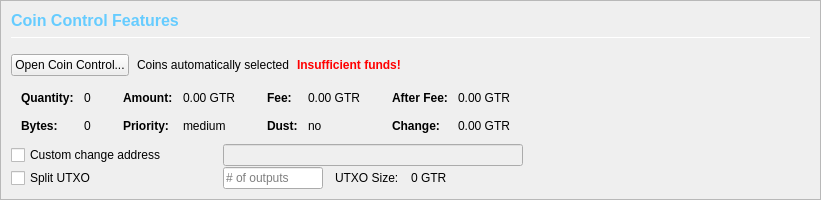
         <widget class="QFrame" name="frameCoinControl">
          <property name="sizePolicy">
           <sizepolicy hsizetype="Expanding" vsizetype="Expanding">
            <horstretch>0</horstretch>
            <verstretch>0</verstretch>
           </sizepolicy>
          </property>
          <property name="maximumSize">
           <size>
            <width>16777215</width>
            <height>16777215</height>
           </size>
          </property>
          <property name="frameShape">
           <enum>QFrame::StyledPanel</enum>
          </property>
          <property name="frameShadow">
           <enum>QFrame::Sunken</enum>
          </property>
          <layout class="QVBoxLayout" name="verticalLayoutCoinControl2">
           <property name="spacing">
            <number>0</number>
           </property>
           <property name="leftMargin">
            <number>0</number>
           </property>
           <property name="topMargin">
            <number>0</number>
           </property>
           <property name="rightMargin">
            <number>0</number>
           </property>
           <property name="bottomMargin">
            <number>0</number>
           </property>
           <item>
            <widget class="QFrame" name="frameCoinControl_BG">
             <layout class="QVBoxLayout" name="verticalLayoutCoinControl" stretch="0,0,0,0,0,0">
              <property name="spacing">
               <number>1</number>
              </property>
              <property name="leftMargin">
               <number>10</number>
              </property>
              <property name="topMargin">
               <number>10</number>
              </property>
              <item>
               <layout class="QHBoxLayout" name="horizontalLayoutCoinControl1">
                <property name="bottomMargin">
                 <number>15</number>
                </property>
                <item>
                 <layout class="QVBoxLayout" name="verticalLayout_3">
                  <property name="spacing">
                   <number>6</number>
                  </property>
                  <item>
                   <widget class="QLabel" name="labelCoinControlFeatures">
                    <property name="sizePolicy">
                     <sizepolicy hsizetype="Preferred" vsizetype="Maximum">
                      <horstretch>0</horstretch>
                      <verstretch>0</verstretch>
                     </sizepolicy>
                    </property>
                    <property name="minimumSize">
                     <size>
                      <width>0</width>
                      <height>20</height>
                     </size>
                    </property>
                    <property name="font">
                     <font>
                      <pointsize>12</pointsize>
                      <weight>75</weight>
                      <bold>true</bold>
                     </font>
                    </property>
                    <property name="styleSheet">
                     <string notr="true">font-weight:bold;</string>
                    </property>
                    <property name="text">
                     <string>&lt;html&gt;&lt;head/&gt;&lt;body&gt;&lt;p&gt;&lt;span style=&quot; color:#66ccff;&quot;&gt;Coin Control Features&lt;/span&gt;&lt;/p&gt;&lt;/body&gt;&lt;/html&gt;</string>
                    </property>
                   </widget>
                  </item>
                  <item>
                   <widget class="Line" name="line">
                    <property name="minimumSize">
                     <size>
                      <width>0</width>
                      <height>1</height>
                     </size>
                    </property>
                    <property name="maximumSize">
                     <size>
                      <width>16777215</width>
                      <height>1</height>
                     </size>
                    </property>
                    <property name="orientation">
                     <enum>Qt::Horizontal</enum>
                    </property>
                   </widget>
                  </item>
                 </layout>
                </item>
               </layout>
              </item>
              <item>
               <layout class="QHBoxLayout" name="horizontalLayoutCoinControl2" stretch="0,0,0,0">
                <property name="spacing">
                 <number>8</number>
                </property>
                <property name="bottomMargin">
                 <number>10</number>
                </property>
                <item>
                 <widget class="QPushButton" name="pushButtonCoinControl">
                  <property name="styleSheet">
                   <string notr="true"/>
                  </property>
                  <property name="text">
                   <string>Open Coin Control...</string>
                  </property>
                  <property name="autoDefault">
                   <bool>false</bool>
                  </property>
                 </widget>
                </item>
                <item>
                 <widget class="QLabel" name="labelCoinControlAutomaticallySelected">
                  <property name="text">
                   <string>Coins automatically selected</string>
                  </property>
                  <property name="margin">
                   <number>5</number>
                  </property>
                 </widget>
                </item>
                <item>
                 <widget class="QLabel" name="labelCoinControlInsuffFunds">
                  <property name="font">
                   <font>
                    <weight>75</weight>
                    <bold>true</bold>
                   </font>
                  </property>
                  <property name="styleSheet">
                   <string notr="true">color:red;font-weight:bold;</string>
                  </property>
                  <property name="text">
                   <string>Insufficient funds!</string>
                  </property>
                  <property name="margin">
                   <number>5</number>
                  </property>
                 </widget>
                </item>
                <item>
                 <spacer name="horizontalSpacerCoinControl">
                  <property name="orientation">
                   <enum>Qt::Horizontal</enum>
                  </property>
                  <property name="sizeHint" stdset="0">
                   <size>
                    <width>40</width>
                    <height>1</height>
                   </size>
                  </property>
                 </spacer>
                </item>
               </layout>
              </item>
              <item>
               <widget class="QWidget" name="widgetCoinControl" native="true">
                <property name="sizePolicy">
                 <sizepolicy hsizetype="Preferred" vsizetype="Preferred">
                  <horstretch>0</horstretch>
                  <verstretch>0</verstretch>
                 </sizepolicy>
                </property>
                <property name="minimumSize">
                 <size>
                  <width>0</width>
                  <height>0</height>
                 </size>
                </property>
                <property name="styleSheet">
                 <string notr="true"/>
                </property>
                <layout class="QHBoxLayout" name="horizontalLayoutCoinControl5">
                 <property name="leftMargin">
                  <number>0</number>
                 </property>
                 <property name="topMargin">
                  <number>0</number>
                 </property>
                 <property name="rightMargin">
                  <number>0</number>
                 </property>
                 <property name="bottomMargin">
                  <number>0</number>
                 </property>
                 <item>
                  <layout class="QHBoxLayout" name="horizontalLayoutCoinControl3" stretch="0,0,0,1">
                   <property name="spacing">
                    <number>20</number>
                   </property>
                   <property name="topMargin">
                    <number>0</number>
                   </property>
                   <property name="bottomMargin">
                    <number>10</number>
                   </property>
                   <item>
                    <layout class="QFormLayout" name="formLayoutCoinControl1">
                     <property name="horizontalSpacing">
                      <number>10</number>
                     </property>
                     <property name="verticalSpacing">
                      <number>14</number>
                     </property>
                     <property name="leftMargin">
                      <number>10</number>
                     </property>
                     <property name="topMargin">
                      <number>4</number>
                     </property>
                     <property name="rightMargin">
                      <number>6</number>
                     </property>
                     <item row="0" column="0">
                      <widget class="QLabel" name="labelCoinControlQuantityText">
                       <property name="font">
                        <font>
                         <weight>75</weight>
                         <bold>true</bold>
                        </font>
                       </property>
                       <property name="text">
                        <string>Quantity:</string>
                       </property>
                       <property name="margin">
                        <number>0</number>
                       </property>
                      </widget>
                     </item>
                     <item row="0" column="1">
                      <widget class="QLabel" name="labelCoinControlQuantity">
                       <property name="cursor">
                        <cursorShape>IBeamCursor</cursorShape>
                       </property>
                       <property name="contextMenuPolicy">
                        <enum>Qt::ActionsContextMenu</enum>
                       </property>
                       <property name="text">
                        <string notr="true">0</string>
                       </property>
                       <property name="margin">
                        <number>0</number>
                       </property>
                       <property name="textInteractionFlags">
                        <set>Qt::LinksAccessibleByMouse|Qt::TextSelectableByKeyboard|Qt::TextSelectableByMouse</set>
                       </property>
                      </widget>
                     </item>
                     <item row="1" column="0">
                      <widget class="QLabel" name="labelCoinControlBytesText">
                       <property name="font">
                        <font>
                         <weight>75</weight>
                         <bold>true</bold>
                        </font>
                       </property>
                       <property name="text">
                        <string>Bytes:</string>
                       </property>
                      </widget>
                     </item>
                     <item row="1" column="1">
                      <widget class="QLabel" name="labelCoinControlBytes">
                       <property name="cursor">
                        <cursorShape>IBeamCursor</cursorShape>
                       </property>
                       <property name="contextMenuPolicy">
                        <enum>Qt::ActionsContextMenu</enum>
                       </property>
                       <property name="text">
                        <string notr="true">0</string>
                       </property>
                       <property name="textInteractionFlags">
                        <set>Qt::LinksAccessibleByMouse|Qt::TextSelectableByKeyboard|Qt::TextSelectableByMouse</set>
                       </property>
                      </widget>
                     </item>
                    </layout>
                   </item>
                   <item>
                    <layout class="QFormLayout" name="formLayoutCoinControl2">
                     <property name="horizontalSpacing">
                      <number>10</number>
                     </property>
                     <property name="verticalSpacing">
                      <number>14</number>
                     </property>
                     <property name="leftMargin">
                      <number>6</number>
                     </property>
                     <property name="topMargin">
                      <number>4</number>
                     </property>
                     <property name="rightMargin">
                      <number>6</number>
                     </property>
                     <item row="0" column="0">
                      <widget class="QLabel" name="labelCoinControlAmountText">
                       <property name="font">
                        <font>
                         <weight>75</weight>
                         <bold>true</bold>
                        </font>
                       </property>
                       <property name="text">
                        <string>Amount:</string>
                       </property>
                       <property name="margin">
                        <number>0</number>
                       </property>
                      </widget>
                     </item>
                     <item row="0" column="1">
                      <widget class="QLabel" name="labelCoinControlAmount">
                       <property name="cursor">
                        <cursorShape>IBeamCursor</cursorShape>
                       </property>
                       <property name="contextMenuPolicy">
                        <enum>Qt::ActionsContextMenu</enum>
                       </property>
                       <property name="text">
                        <string notr="true">0.00 GTR</string>
                       </property>
                       <property name="textInteractionFlags">
                        <set>Qt::LinksAccessibleByMouse|Qt::TextSelectableByKeyboard|Qt::TextSelectableByMouse</set>
                       </property>
                      </widget>
                     </item>
                     <item row="1" column="0">
                      <widget class="QLabel" name="labelCoinControlPriorityText">
                       <property name="font">
                        <font>
                         <weight>75</weight>
                         <bold>true</bold>
                        </font>
                       </property>
                       <property name="text">
                        <string>Priority:</string>
                       </property>
                      </widget>
                     </item>
                     <item row="1" column="1">
                      <widget class="QLabel" name="labelCoinControlPriority">
                       <property name="cursor">
                        <cursorShape>IBeamCursor</cursorShape>
                       </property>
                       <property name="contextMenuPolicy">
                        <enum>Qt::ActionsContextMenu</enum>
                       </property>
                       <property name="text">
                        <string>medium</string>
                       </property>
                       <property name="textInteractionFlags">
                        <set>Qt::LinksAccessibleByMouse|Qt::TextSelectableByKeyboard|Qt::TextSelectableByMouse</set>
                       </property>
                      </widget>
                     </item>
                    </layout>
                   </item>
                   <item>
                    <layout class="QFormLayout" name="formLayoutCoinControl3">
                     <property name="horizontalSpacing">
                      <number>10</number>
                     </property>
                     <property name="verticalSpacing">
                      <number>14</number>
                     </property>
                     <property name="leftMargin">
                      <number>6</number>
                     </property>
                     <property name="topMargin">
                      <number>4</number>
                     </property>
                     <property name="rightMargin">
                      <number>6</number>
                     </property>
                     <item row="0" column="0">
                      <widget class="QLabel" name="labelCoinControlFeeText">
                       <property name="font">
                        <font>
                         <weight>75</weight>
                         <bold>true</bold>
                        </font>
                       </property>
                       <property name="text">
                        <string>Fee:</string>
                       </property>
                       <property name="margin">
                        <number>0</number>
                       </property>
                      </widget>
                     </item>
                     <item row="0" column="1">
                      <widget class="QLabel" name="labelCoinControlFee">
                       <property name="cursor">
                        <cursorShape>IBeamCursor</cursorShape>
                       </property>
                       <property name="contextMenuPolicy">
                        <enum>Qt::ActionsContextMenu</enum>
                       </property>
                       <property name="text">
                        <string notr="true">0.00 GTR</string>
                       </property>
                       <property name="textInteractionFlags">
                        <set>Qt::LinksAccessibleByMouse|Qt::TextSelectableByKeyboard|Qt::TextSelectableByMouse</set>
                       </property>
                      </widget>
                     </item>
                     <item row="1" column="0">
                      <widget class="QLabel" name="labelCoinControlLowOutputText">
                       <property name="font">
                        <font>
                         <weight>75</weight>
                         <bold>true</bold>
                        </font>
                       </property>
                       <property name="text">
                        <string>Dust:</string>
                       </property>
                      </widget>
                     </item>
                     <item row="1" column="1">
                      <widget class="QLabel" name="labelCoinControlLowOutput">
                       <property name="cursor">
                        <cursorShape>IBeamCursor</cursorShape>
                       </property>
                       <property name="contextMenuPolicy">
                        <enum>Qt::ActionsContextMenu</enum>
                       </property>
                       <property name="text">
                        <string>no</string>
                       </property>
                       <property name="textInteractionFlags">
                        <set>Qt::LinksAccessibleByMouse|Qt::TextSelectableByKeyboard|Qt::TextSelectableByMouse</set>
                       </property>
                      </widget>
                     </item>
                    </layout>
                   </item>
                   <item>
                    <layout class="QFormLayout" name="formLayoutCoinControl4">
                     <property name="horizontalSpacing">
                      <number>10</number>
                     </property>
                     <property name="verticalSpacing">
                      <number>14</number>
                     </property>
                     <property name="leftMargin">
                      <number>6</number>
                     </property>
                     <property name="topMargin">
                      <number>4</number>
                     </property>
                     <property name="rightMargin">
                      <number>6</number>
                     </property>
                     <item row="0" column="0">
                      <widget class="QLabel" name="labelCoinControlAfterFeeText">
                       <property name="font">
                        <font>
                         <weight>75</weight>
                         <bold>true</bold>
                        </font>
                       </property>
                       <property name="text">
                        <string>After Fee:</string>
                       </property>
                       <property name="margin">
                        <number>0</number>
                       </property>
                      </widget>
                     </item>
                     <item row="0" column="1">
                      <widget class="QLabel" name="labelCoinControlAfterFee">
                       <property name="cursor">
                        <cursorShape>IBeamCursor</cursorShape>
                       </property>
                       <property name="contextMenuPolicy">
                        <enum>Qt::ActionsContextMenu</enum>
                       </property>
                       <property name="text">
                        <string notr="true">0.00 GTR</string>
                       </property>
                       <property name="textInteractionFlags">
                        <set>Qt::LinksAccessibleByMouse|Qt::TextSelectableByKeyboard|Qt::TextSelectableByMouse</set>
                       </property>
                      </widget>
                     </item>
                     <item row="1" column="0">
                      <widget class="QLabel" name="labelCoinControlChangeText">
                       <property name="font">
                        <font>
                         <weight>75</weight>
                         <bold>true</bold>
                        </font>
                       </property>
                       <property name="text">
                        <string>Change:</string>
                       </property>
                      </widget>
                     </item>
                     <item row="1" column="1">
                      <widget class="QLabel" name="labelCoinControlChange">
                       <property name="cursor">
                        <cursorShape>IBeamCursor</cursorShape>
                       </property>
                       <property name="contextMenuPolicy">
                        <enum>Qt::ActionsContextMenu</enum>
                       </property>
                       <property name="text">
                        <string notr="true">0.00 GTR</string>
                       </property>
                       <property name="textInteractionFlags">
                        <set>Qt::LinksAccessibleByMouse|Qt::TextSelectableByKeyboard|Qt::TextSelectableByMouse</set>
                       </property>
                      </widget>
                     </item>
                    </layout>
                   </item>
                  </layout>
                 </item>
                </layout>
               </widget>
              </item>
              <item>
               <layout class="QHBoxLayout" name="horizontalLayoutCoinControl4">
                <property name="spacing">
                 <number>12</number>
                </property>
                <property name="sizeConstraint">
                 <enum>QLayout::SetDefaultConstraint</enum>
                </property>
                <property name="topMargin">
                 <number>0</number>
                </property>
                <property name="rightMargin">
                 <number>0</number>
                </property>
                <item>
                 <widget class="QCheckBox" name="checkBoxCoinControlChange">
                  <property name="sizePolicy">
                   <sizepolicy hsizetype="Preferred" vsizetype="Preferred">
                    <horstretch>0</horstretch>
                    <verstretch>0</verstretch>
                   </sizepolicy>
                  </property>
                  <property name="minimumSize">
                   <size>
                    <width>200</width>
                    <height>0</height>
                   </size>
                  </property>
                  <property name="maximumSize">
                   <size>
                    <width>200</width>
                    <height>16777215</height>
                   </size>
                  </property>
                  <property name="toolTip">
                   <string>If this is activated, but the change address is empty or invalid, change will be sent to a newly generated address.</string>
                  </property>
                  <property name="text">
                   <string>Custom change address</string>
                  </property>
                 </widget>
                </item>
                <item>
                 <widget class="QValidatedLineEdit" name="lineEditCoinControlChange">
                  <property name="enabled">
                   <bool>false</bool>
                  </property>
                  <property name="sizePolicy">
                   <sizepolicy hsizetype="Preferred" vsizetype="Preferred">
                    <horstretch>0</horstretch>
                    <verstretch>0</verstretch>
                   </sizepolicy>
                  </property>
                  <property name="minimumSize">
                   <size>
                    <width>300</width>
                    <height>0</height>
                   </size>
                  </property>
                 </widget>
                </item>
                <item>
                 <widget class="QLabel" name="labelCoinControlChangeLabel">
                  <property name="sizePolicy">
                   <sizepolicy hsizetype="Preferred" vsizetype="Preferred">
                    <horstretch>0</horstretch>
                    <verstretch>0</verstretch>
                   </sizepolicy>
                  </property>
                  <property name="minimumSize">
                   <size>
                    <width>100</width>
                    <height>0</height>
                   </size>
                  </property>
                  <property name="text">
                   <string/>
                  </property>
                  <property name="margin">
                   <number>3</number>
                  </property>
                 </widget>
                </item>
               </layout>
              </item>
              <item>
               <layout class="QHBoxLayout" name="horizontalLayoutCoinControl6">
                <property name="spacing">
                 <number>12</number>
                </property>
                <property name="rightMargin">
                 <number>0</number>
                </property>
                <item>
                 <widget class="QCheckBox" name="splitBlockCheckBox">
                  <property name="sizePolicy">
                   <sizepolicy hsizetype="Preferred" vsizetype="Preferred">
                    <horstretch>0</horstretch>
                    <verstretch>0</verstretch>
                   </sizepolicy>
                  </property>
                  <property name="minimumSize">
                   <size>
                    <width>200</width>
                    <height>0</height>
                   </size>
                  </property>
                  <property name="maximumSize">
                   <size>
                    <width>200</width>
                    <height>16777215</height>
                   </size>
                  </property>
                  <property name="text">
                   <string>Split UTXO</string>
                  </property>
                 </widget>
                </item>
                <item>
                 <widget class="QLineEdit" name="splitBlockLineEdit">
                  <property name="sizePolicy">
                   <sizepolicy hsizetype="Preferred" vsizetype="Preferred">
                    <horstretch>50</horstretch>
                    <verstretch>0</verstretch>
                   </sizepolicy>
                  </property>
                  <property name="minimumSize">
                   <size>
                    <width>100</width>
                    <height>0</height>
                   </size>
                  </property>
                  <property name="maximumSize">
                   <size>
                    <width>100</width>
                    <height>16777215</height>
                   </size>
                  </property>
                  <property name="placeholderText">
                   <string># of outputs</string>
                  </property>
                 </widget>
                </item>
                <item>
                 <widget class="QLabel" name="labelBlockSizeText">
                  <property name="text">
                   <string>UTXO Size:</string>
                  </property>
                 </widget>
                </item>
                <item>
                 <widget class="QLabel" name="labelBlockSize">
                  <property name="text">
                   <string>0 GTR</string>
                  </property>
                 </widget>
                </item>
                <item>
                 <spacer name="horizontalSpacer_7">
                  <property name="orientation">
                   <enum>Qt::Horizontal</enum>
                  </property>
                  <property name="sizeHint" stdset="0">
                   <size>
                    <width>40</width>
                    <height>20</height>
                   </size>
                  </property>
                 </spacer>
                </item>
               </layout>
              </item>
              <item>
               <spacer name="verticalSpacerCoinControl">
                <property name="orientation">
                 <enum>Qt::Vertical</enum>
                </property>
                <property name="sizeHint" stdset="0">
                 <size>
                  <width>800</width>
                  <height>1</height>
                 </size>
                </property>
               </spacer>
              </item>
             </layout>
            </widget>
           </item>
          </layout>
         </widget>
